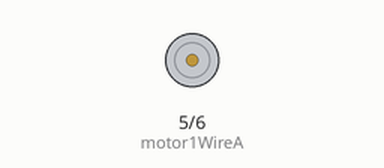
This sketch was run on a simulated Arduino Uno, built with avr-gcc and run on an emulated ATmega328P. Parts: motor-driver pin pairs drawn as motors (green arrow = first pin HIGH = forward, orange = second pin HIGH = backward, longer = more drive).

Above: at 0.1 s.
At 2.1 s:
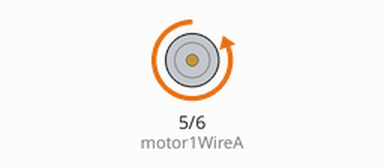
At 70.6 s:
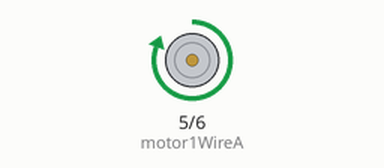
Timing chart, 0 to 75.0 s (numbered marks = the images above):
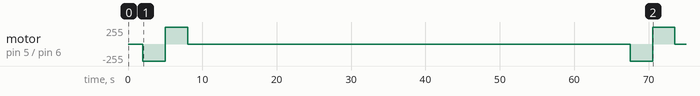

The sketch:

basicMotorControlDemo.ino
```cpp
//A "starter" program to help you get your motors
//running and controllable...

//There are two pins for each motor whose
//state will determing the state of movement
//for that motor (still, running, power, direction)
int motor1WireA = 5;
int motor1WireB = 6;
int motor2WireA = 10;
int motor2WireB = 11;

void setup() {
  //I will setup and demonstrate one motor here.
  //The arduio will be setting the state of these
  //wires, so these should be setup as OUTPUTs
  pinMode(motor1WireA, OUTPUT);
  pinMode(motor1WireB, OUTPUT);
}

void loop() {
  //I will set the motors to hold a certain state
  //for a certain time, to avoid continuous running
  //and fast battery drain.  This variable will
  //help to do that. To see the whole "routine" again,
  //press the reset button fixed to the arduino.
  int timePassed = millis();

  //For the first two seconds of testing
  if (timePassed < 2000) {
    //keep motor off
    digitalWrite(motor1WireA, LOW);
    digitalWrite(motor1WireB, LOW);
  }
  //for the next three seconds...
  if (timePassed >= 2000 && timePassed < 5000) {
    //spin the motors
    digitalWrite(motor1WireA, LOW);
    digitalWrite(motor1WireB, HIGH);
  }
  //for the next three seconds...
  if (timePassed >= 5000 && timePassed < 8000) {
    //spin in the other direction
    digitalWrite(motor1WireA, HIGH);
    digitalWrite(motor1WireB, LOW);
  }
  //finally, once we have seen the test pattern...
  if (timePassed > 8000) {
    //keep the motors off again
    digitalWrite(motor1WireA, LOW);
    digitalWrite(motor1WireB, LOW);
  }

}
```

Measured:
- by itself, motor on pin 5 (motor1WireA) / pin 6 (motor1WireB): stopped → backward 255/255 at 2.0 s, → forward 255/255 3.0 s later, → stopped 3.0 s later, → backward 255/255 59.5 s later, … (6 changes in this stretch)
